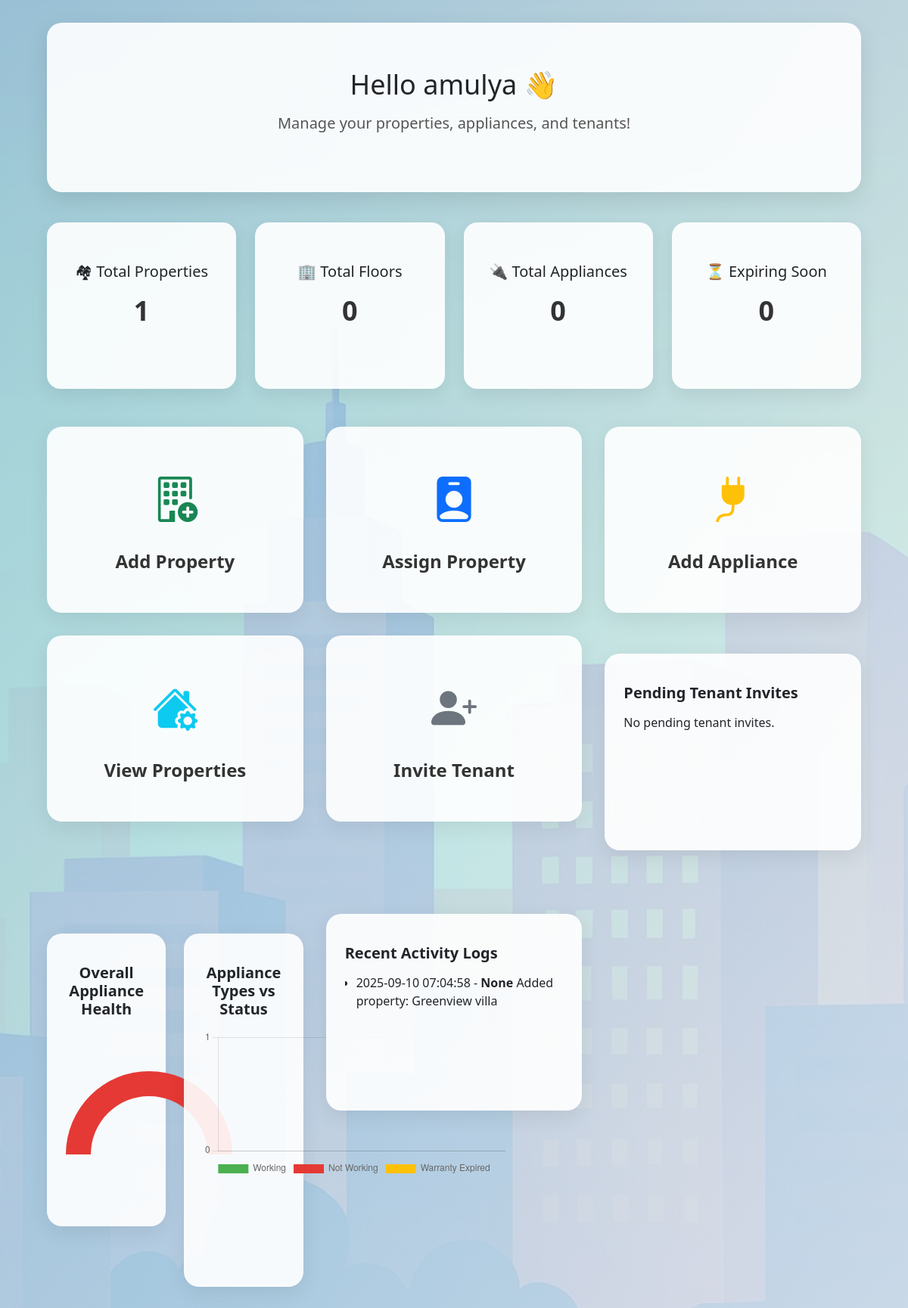
The app's page /dashboard (signed in) with its own data.
### app/models.py (models this page shows)
class User(Base):
    __tablename__ = "users"
    id = Column(Integer, primary_key=True, index=True)
    username = Column(String(255), unique=True, index=True, nullable=False)
    email = Column(String(255), unique=True, index=True, nullable=False)
    password_hash = Column(String(255), nullable=True)
    role = Column(String(50), default="tenant")  # owner / manager / tenant
    otp = Column(String(20), nullable=True)
    otp_expiry = Column(DateTime, nullable=True)
    is_verified = Column(Boolean, default=False)
    property_id = Column(Integer, ForeignKey("properties.id"), nullable=True)
    floor_id = Column(Integer, ForeignKey("floors.id"), nullable=True)
    flat_no = Column(String(50), nullable=True)
    room_no = Column(String(50), nullable=True)
    properties_as_tenant = relationship("Property", back_populates="tenants", foreign_keys=[property_id])
    floor = relationship("Floor", foreign_keys=[floor_id])
    appliances = relationship("Appliance", back_populates="user", cascade="all, delete-orphan")
    properties_owned = relationship("Property", back_populates="owner", foreign_keys="Property.owner_id")
    properties_managed = relationship("Property", back_populates="manager", foreign_keys="Property.manager_id")
    activity_logs = relationship("ActivityLog", back_populates="user_obj", cascade="all, delete-orphan")
    tenant_queries = relationship("TenantQuery", back_populates="user")
    issues_reported = relationship("Issue", back_populates="tenant", foreign_keys="Issue.tenant_id")

class ActivityLog(Base):
    __tablename__ = "activity_logs"
    id = Column(Integer, primary_key=True, index=True)
    action = Column(String(255), nullable=False)
    timestamp = Column(DateTime, default=datetime.utcnow)
    user = Column(String(100), nullable=True)
    user_id = Column(Integer, ForeignKey("users.id"), nullable=True)
    user_obj = relationship("User", back_populates="activity_logs")

### app/routes/dashboard_routes.py (the view)
@router.get("/dashboard", response_class=HTMLResponse)
def get_dashboard(
    request: Request,
    db: Session = Depends(get_db),
    user: User = Depends(get_current_user)
):
    today = datetime.today().date()
    if user.role == "owner":
        properties = crud.get_properties_by_owner(db, user.id)
        total_properties_count = len(properties)
        floors_per_property = {p.id: crud.get_floors_by_property(db, p.id) for p in properties}
        total_floors_count = sum(len(floors) for floors in floors_per_property.values())
        appliances_per_property = {}
        expiry_alerts = []
        total_appliance_count = 0
        for prop in properties:
            appliances = crud.get_appliances_by_property(db, prop.id)
            appliances_per_property[prop.id] = appliances
            total_appliance_count += len(appliances)
            for appliance in appliances:
                if appliance.warranty_expiry:
                    days_remaining = (appliance.warranty_expiry - today).days
                    status = "expired" if days_remaining < 0 else (
                        "expiring_soon" if days_remaining <= 30 else None
                    )
                    if status:
                        expiry_alerts.append({
                            "property_name": prop.name,
                            "name": appliance.name,
                            "model": appliance.model,
                            "expiry": appliance.warranty_expiry,
                            "status": status
                        })
        appliances_expiring_count = len(expiry_alerts)
        logs = crud.get_recent_logs(db)
        all_appliances = [a for alist in appliances_per_property.values() for a in alist]
        return templates.TemplateResponse("dashboard_owner.html", {
            "request": request,
            "user": user,
            "properties": properties,
            "floors_per_property": floors_per_property,
            "appliances_per_property": appliances_per_property,
            "appliances": all_appliances,
            "expiry_alerts": expiry_alerts,
            "total_appliance_count": total_appliance_count,
            "total_properties_count": total_properties_count,
            "total_floors_count": total_floors_count,
            "appliances_expiring_count": appliances_expiring_count,
            "logs": logs
        })
    elif user.role == "manager":
        assigned_properties = crud.get_properties_assigned_to_manager(db, user.id)
        appliances_per_property = {}
        expiry_alerts = []
        total_appliance_count = 0
        for prop in assigned_properties:
            appliances = crud.get_appliances_by_property(db, prop.id)
            appliances_per_property[prop.id] = appliances
            total_appliance_count += len(appliances)
            for appliance in appliances:
                if appliance.warranty_expiry:
                    days_remaining = (appliance.warranty_expiry - today).days
                    status = "expired" if days_remaining < 0 else (
                        "expiring_soon" if days_remaining <= 30 else None
                    )
                    if status:
                        expiry_alerts.append({
                            "property_name": prop.name,
                            "name": appliance.name,
                            "model": appliance.model,
                            "expiry": appliance.warranty_expiry,
                            "status": status
                        })
        return templates.TemplateResponse("dashboard_manager.html", {
            "request": request,
            "user": user,
            "properties": assigned_properties,
            "appliances_per_property": appliances_per_property,
            "total_appliance_count": total_appliance_count,
            "expiry_alerts": expiry_alerts,
            "today": today
        })
    elif user.role == "tenant":
        tenant_property = db.query(Property).filter(
            Property.id == user.property_id).first() if user.property_id else None
        tenant_floor = db.query(Floor).filter(Floor.id == user.floor_id).first() if user.floor_id else None
        return templates.TemplateResponse("dashboard_tenant.html", {
            "request": request,
            "user": user,
            "tenant_property": tenant_property,
            "tenant_floor": tenant_floor,
            "tenant_flat": user.flat_no,
            "tenant_room": user.room_no
        })
    else:
        raise HTTPException(status_code=403, detail="Unauthorized")

### app/templates/dashboard_owner.html (shortened to what this page needs)
<!DOCTYPE html>
<html lang="en">
<head>
  <link href="https://cdn.jsdelivr.net/npm/bootstrap@5.3.3/dist/css/bootstrap.min.css" rel="stylesheet">
  <link href="https://cdn.jsdelivr.net/npm/bootstrap-icons@1.10.5/font/bootstrap-icons.css" rel="stylesheet">
</head>
<body>
<div class="container-fluid">
  <div class="welcome-banner">
    <h2>Hello {{ user.username }} 👋</h2>
    <p>Manage your properties, appliances, and tenants!</p>
  </div>
  <div class="stats-container">
    <div class="stats-card">🏘 Total Properties<span>{{ total_properties_count }}</span></div>
    <div class="stats-card">🏢 Total Floors<span>{{ total_floors_count }}</span></div>
    <div class="stats-card">🔌 Total Appliances<span>{{ total_appliance_count }}</span></div>
    <div class="stats-card">⏳ Expiring Soon<span>{{ appliances_expiring_count }}</span></div>
  </div>
  <div class="action-grid">
    <a href="/add_property_page" class="text-decoration-none">
      <div class="action-card">
        <div class="action-card-icon text-success"><i class="bi bi-building-add"></i></div>
        <div class="action-card-text">Add Property</div>
      </div>
    </a>
    <a href="/assign_property_page" class="text-decoration-none">
      <div class="action-card">
        <div class="action-card-icon text-primary"><i class="bi bi-person-badge-fill"></i></div>
        <div class="action-card-text">Assign Property</div>
      </div>
    </a>
    <a href="/add_appliance_page" class="text-decoration-none">
      <div class="action-card">
        <div class="action-card-icon text-warning"><i class="bi bi-plug-fill"></i></div>
        <div class="action-card-text">Add Appliance</div>
      </div>
    </a>
    <a href="/view_properties" class="text-decoration-none">
      <div class="action-card">
        <div class="action-card-icon text-info"><i class="bi bi-house-gear-fill"></i></div>
        <div class="action-card-text">View Properties</div>
      </div>
    </a>
<a href="/owner/invite_tenant_page" class="text-decoration-none">
  <div class="action-card">
      <div class="action-card-icon text-secondary"><i class="bi bi-person-plus-fill"></i></div>
      <div class="action-card-text">Invite Tenant</div>
  </div>
</a>
  <div class="row mt-4">
    <div class="col-md-12">
      <div class="tech-card">
        <h5>Pending Tenant Invites</h5>
        {% if pending_tenants %}
          <table class="table table-striped tenant-table">
            <thead>
              <tr>
                <th>Name</th>
                <th>Email</th>
                <th>Property</th>
                <th>Status</th>
                <th>Invited At</th>
              </tr>
            </thead>
            <tbody>
              {% for tenant in pending_tenants %}
                <tr>
                  <td>{{ tenant.name }}</td>
                  <td>{{ tenant.email }}</td>
                  <td>{{ tenant.property.name }}</td>
                  <td>{{ 'Activated' if tenant.is_activated else 'Pending' }}</td>
                  <td>{{ tenant.created_at.strftime("%Y-%m-%d %H:%M") }}</td>
                </tr>
              {% endfor %}
            </tbody>
          </table>
        {% else %}
          <p>No pending tenant invites.</p>
        {% endif %}
      </div>
    </div>
  </div>
  <div class="tech-section">
    <div class="row">
      <div class="col-md-6">
        <div class="tech-card text-center">
          <h5>Overall Appliance Health</h5>
          <div style="width:300px; height:220px; margin:auto;">
            <canvas id="gaugeChart"></canvas>
          </div>
        </div>
      </div>
      <div class="col-md-6">
        <div class="tech-card text-center">
          <h5>Appliance Types vs Status</h5>
          <div style="width:400px; height:300px; margin:auto;">
          </div>
        </div>
      </div>
    </div>
  </div>
  <div class="row mt-4">
    <div class="col-md-12">
      <div class="tech-card">
        <h5>Recent Activity Logs</h5>
        {% if logs %}
          <ul>
            {% for log in logs %}
              <li>{{ log.timestamp.strftime("%Y-%m-%d %H:%M:%S") }} - <strong>{{ log.user }}</strong> {{ log.action }}</li>
            {% endfor %}
          </ul>
        {% else %}
          <p>No recent activity.</p>
        {% endif %}
      </div>
    </div>
  </div>
</div>
<script>
let gaugeChart, stackedBarChart;
function initCharts() {
    const ctxGauge = document.getElementById('gaugeChart').getContext('2d');
    gaugeChart = new Chart(ctxGauge, {
        type: 'doughnut',
        data: { labels: ['Working', 'Not Working'], datasets: [{ data: [0,100], backgroundColor: ['#4CAF50','#E53935'], borderWidth:0 }] },
        options: { rotation:-90, circumference:180, cutout:'70%', plugins:{ legend:{ display:false } } }
    });
    const ctxBar = document.getElementById('stackedBarChart').getContext('2d');
    stackedBarChart = new Chart(ctxBar, {
        type:'bar',
        data:{ labels:[], datasets:[
            {label:'Working', data:[], backgroundColor:'#4CAF50'},
            {label:'Not Working', data:[], backgroundColor:'#E53935'},
            {label:'Warranty Expired', data:[], backgroundColor:'#FFC107'}
        ]},
        options:{ responsive:true, plugins:{ legend:{ position:'bottom' } }, scales:{ x:{ stacked:true }, y:{ stacked:true, beginAtZero:true, ticks:{ stepSize:1 } } } }
    });
}
async function loadCharts() {
    const res = await fetch("/api/appliance-stats");
    const data = await res.json();
    gaugeChart.data.datasets[0].data = [data.health_percent||0, 100-(data.health_percent||0)];
    gaugeChart.update();
    const labels = Object.keys(data.type_status||{});
    stackedBarChart.data.labels = labels;
    stackedBarChart.data.datasets[0].data = labels.map(l => data.type_status[l]?.Working||0);
    stackedBarChart.data.datasets[1].data = labels.map(l => data.type_status[l]?.["Not Working"]||0);
    stackedBarChart.data.datasets[2].data = labels.map(l => data.type_status[l]?.["Warranty Expired"]||0);
    stackedBarChart.update();
}
initCharts();
loadCharts();
</script>
</body>
</html>

### records on screen
User: username "amulya"
ActivityLog: timestamp "2025-09-10 07:04:58", user "None", action "Added property: Greenview villa"

### other values on screen
{{ total_properties_count }} "1"
{{ total_floors_count }} "0"
{{ total_appliance_count }} "0"
{{ appliances_expiring_count }} "0"
